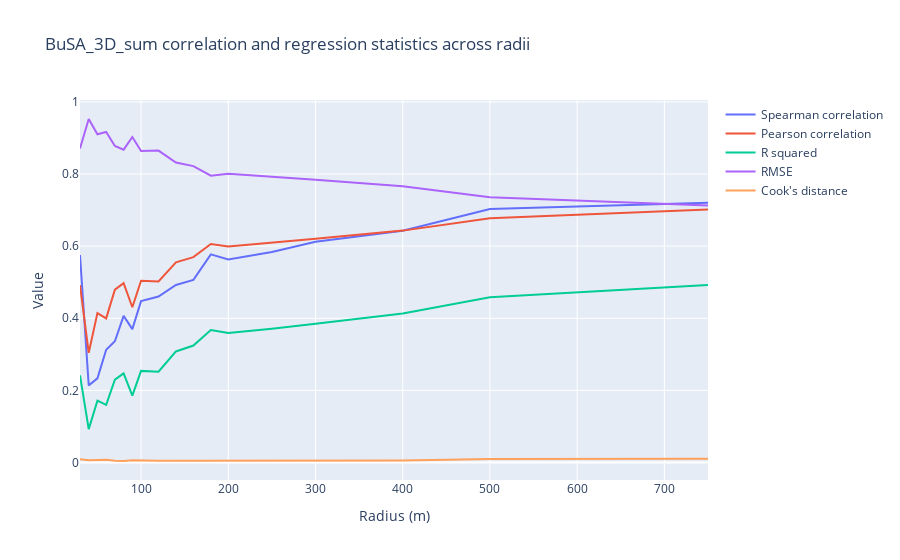

The notebook cell this image was saved under:
### Code cell
param_scale_plot('BuSA_3D_sum')
